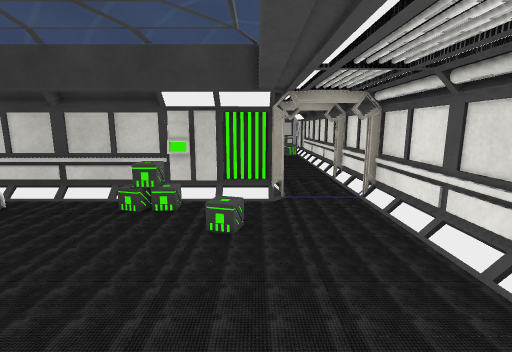
[1] (above)

19 first-person views from a walk through a Unity game level. The camera is 1.4 m above the floor, tilts 10° down and sees 85° across. Doors are open. The floor is counted in squares, 0.43 m on a side. Each view is taken from the middle of a square. On the plan, view 1 faces up. The plan holds only what a view shows up to about 20 squares ahead; the rest is blank. The place goes on beyond the plan. The player is left out. Some surface patterns are stand-ins.

[2]
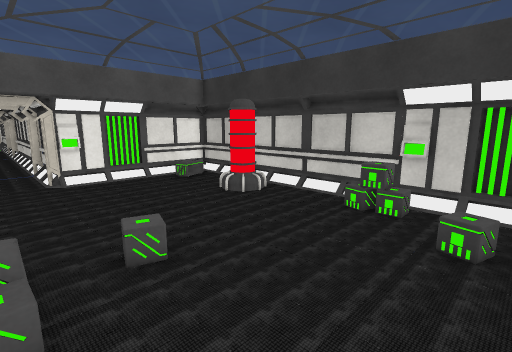

[3]
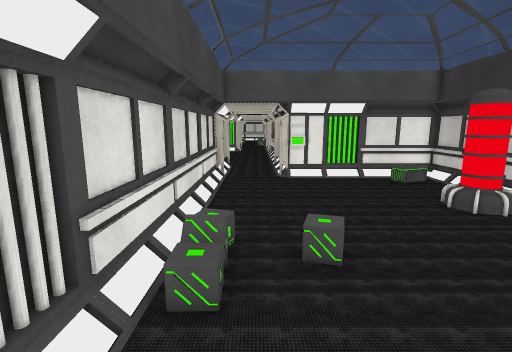

[4]
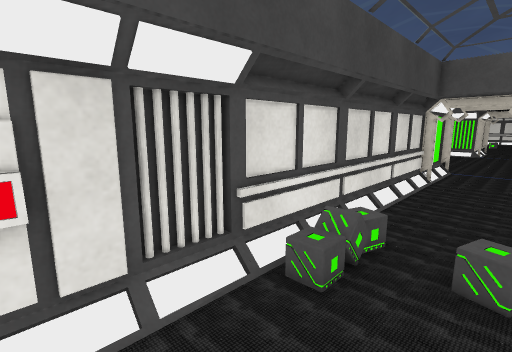

[5]
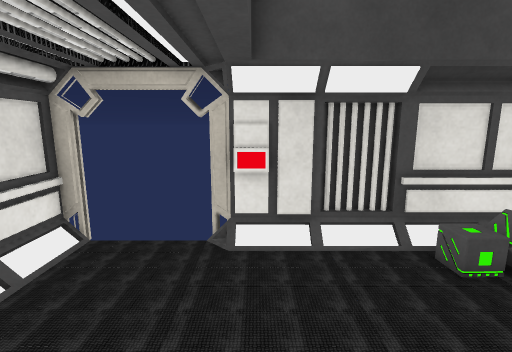

[6]
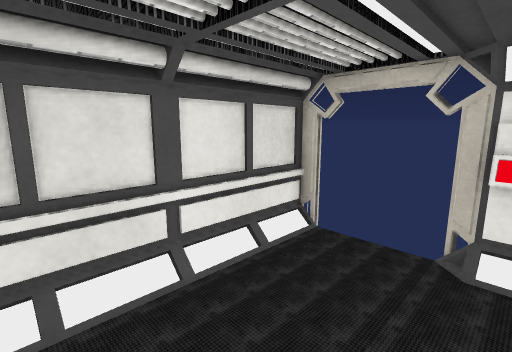

[7]
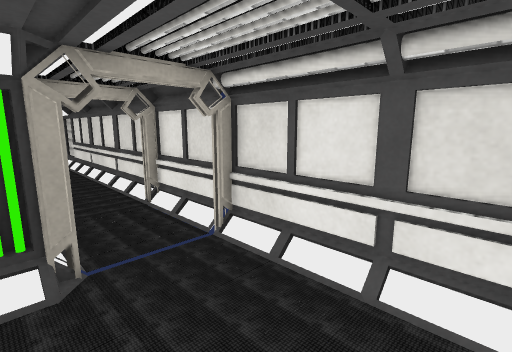

[8]
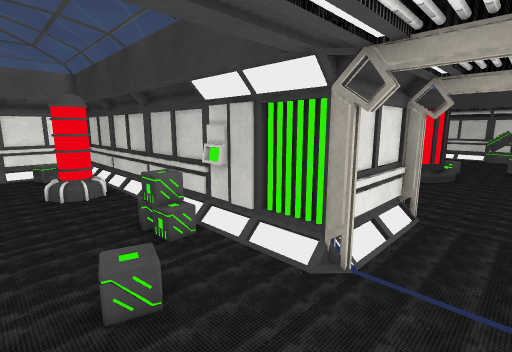

[9]
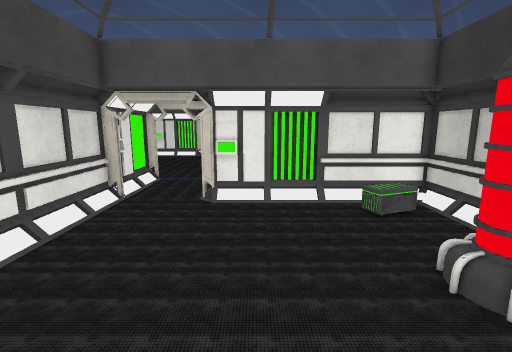

[10]
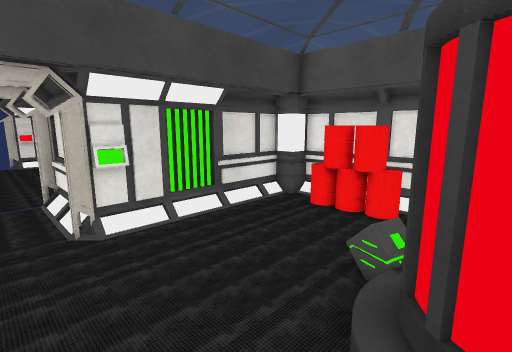

[11]
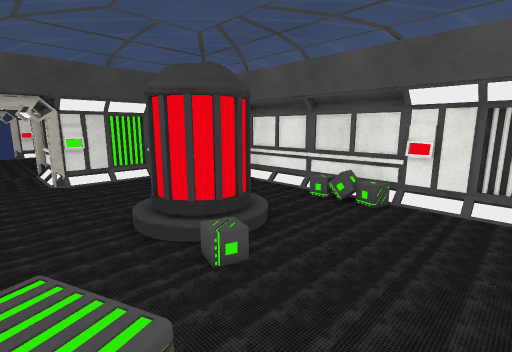

[12]
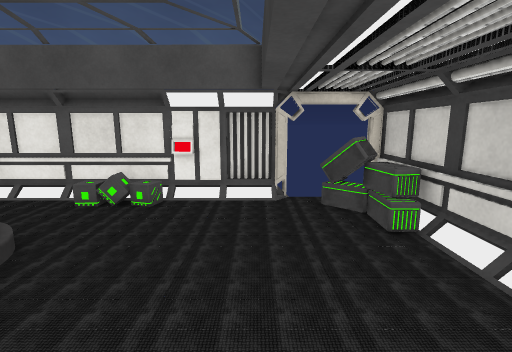

[13]
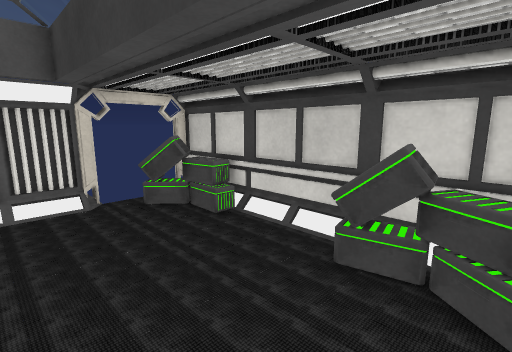

[14]
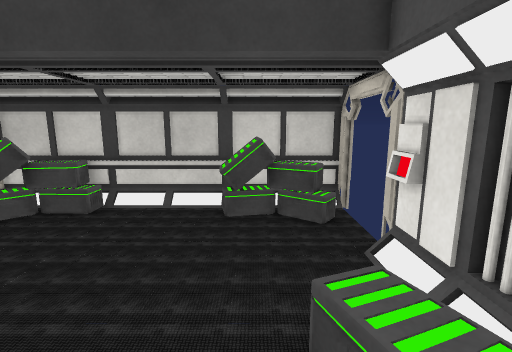

[15]
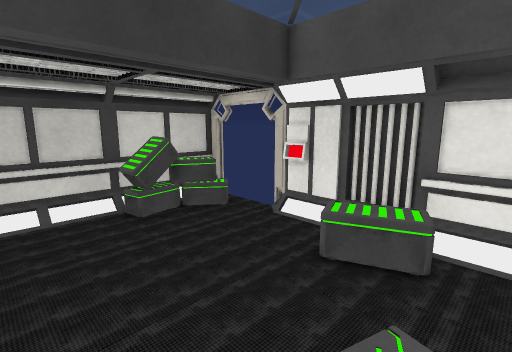

[16]
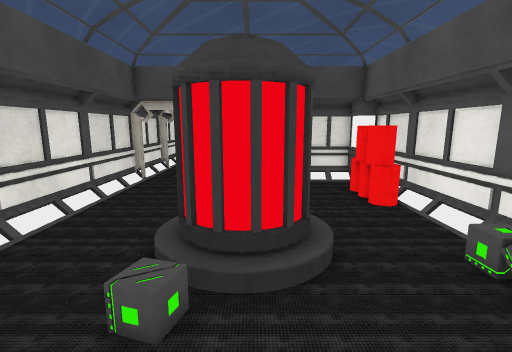

[17]
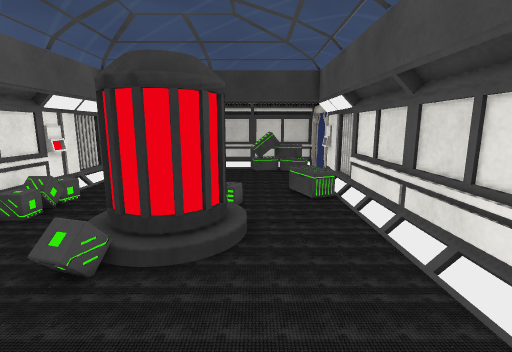

[18]
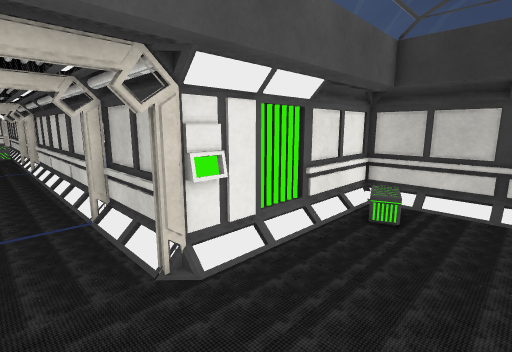

[19]
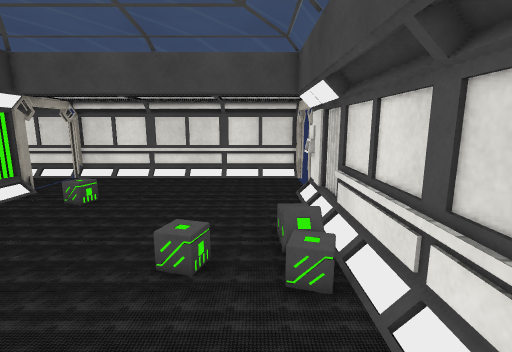

### Floor plan
Key: @ floor where view 1 was taken; # wall or solid block; . floor; / step, stairs or slope; D open door; = window, fence, low wall or low ledge; C computer; B box; A barrel; O other object.
Columns run from 26 left of view 1 to 6 right of it. Each row starts with its distance up from view 1.
 42                  ################
 41                  D.BBBB....#BB#.D
 40                   BBBB.....BBBB.D
 39                  DBB............D
 38                  D..............D
 37                  D.............CD
 36                  O.............C#
 35                  #.............##
 34                  #..............#
 33                  #...........O  #
 32                  ##...........O=#
 31                   #.......O....=#
 30                  ##............=#
 29                  ##....####....=#
 28                  #..../####....=#
 27                  #..../####....=#
 26                  #.....###/....=#
 25                  #.....O//.....=#
 24                  #AA.../.......=#
 23                  #AA...........=#
 22                  #AA...........=#
 21                  #AA...........=#
 20                  #AA...........=#
 19                  ##............=#
 18                  ###O##O##CDDDDD#
 17                   OOOO#OO  #...##
 16                            #...=
 15                            #...=
 14                           ##...=#
 13         ###############C#O#DDDDD#
 12         #.............BC ......=#
 11         #O.... #.....OO........=#
 10         #O....##...............=#
  9         #................O.....=#
  8         #......................##
  7         #......................=#
  6        ##......................=#
  5        ##......................=#
  4        #C......................=#
  3 ##DD###DD..........O...........##
  2  .DD...DD......................=#
  1  .DD...DD......................=#
  0  .DD...DD.......... BO....@....=#
 -1  .DD...OD..........    ...C#...=#
 -2   ##O##O###############O##CDDDDD#

Positions as (right, up) in squares from view 1, and headings:
1: (0, 0), facing up
2: (0, 0), facing up-left
3: (0, 1), facing left
4: (0, 3), facing down-left
5: (0, 6), facing down
6: (0, 6), facing down-right
7: (0, 6), facing up-right
8: (4, 7), facing up-left
9: (-6, 5), facing left
10: (3, 27), facing down-left
11: (4, 36), facing down-left
12: (4, 36), facing left
13: (4, 34), facing up-left
14: (2, 30), facing up
15: (-3, 30), facing up-right
16: (-2, 35), facing down
17: (1, 19), facing up
18: (-13, 0), facing up-left
19: (-13, 1), facing right
